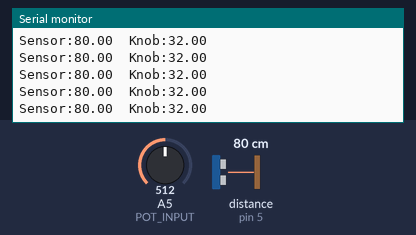
Simulated run of this sketch. Board: Arduino Uno, built with avr-gcc and run on an emulated ATmega328P. On the bench: the last lines printed to the serial monitor. The inputs (shaded band) are chosen by the test bench; at power-on: A5 (POT_INPUT) = 512, distance to the obstacle (sensor on pin 5) 80 cm. The echo pulse lasts 58.3 µs per cm.

Above: at 2.7 s.
2.8 s: A5 (POT_INPUT) set to 167
At 3.6 s:
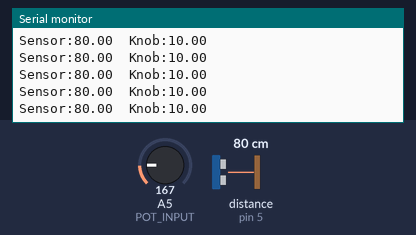
4.3 s: A5 (POT_INPUT) set to 145
At 5.2 s:
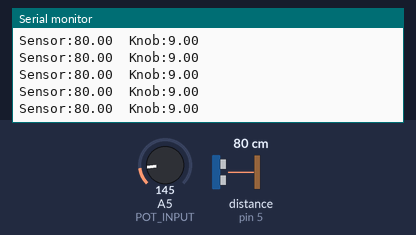
Timing chart, 0 to 7.3 s (numbered marks = the images above; inputs shaded):
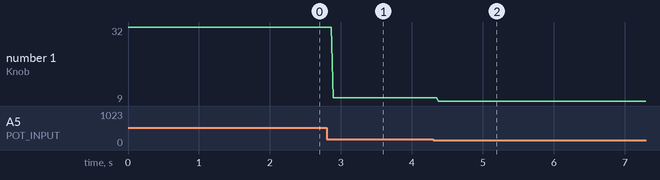

Measured:
- after the input at 2.8 s, the serial monitor: prints a new line after 0.09 s (image 1)
- after the input at 4.3 s, the serial monitor: prints a new line after 0.07 s (image 2)
- plotted number 1: 32 → 10 after the input at 2.8 s, 10 → 9 after the input at 4.3 s

The sketch:

plot_potentiometer.ino
```cpp
#include <Ultrasonic.h>

#define SONIC_TRIG 4
#define SONIC_ECHO 5
#define POT_INPUT A5

Ultrasonic ultrasonic(SONIC_TRIG, SONIC_ECHO);
float pot_val = 0.0f;
float dist = 0.0f;
long tof = 0.0f;

void setup() {
   pinMode(POT_INPUT, INPUT);
   Serial.begin(9600);
}

void loop() {
  pot_val = map(analogRead(POT_INPUT), 0, 1023, 0, 64);
  tof = ultrasonic.timing();
  dist = ultrasonic.convert(tof, Ultrasonic::CM);

  Serial.print("Sensor:");
  Serial.print(dist);
  Serial.print("\t");
  Serial.print("Knob:");
  Serial.println(pot_val);
}
```
